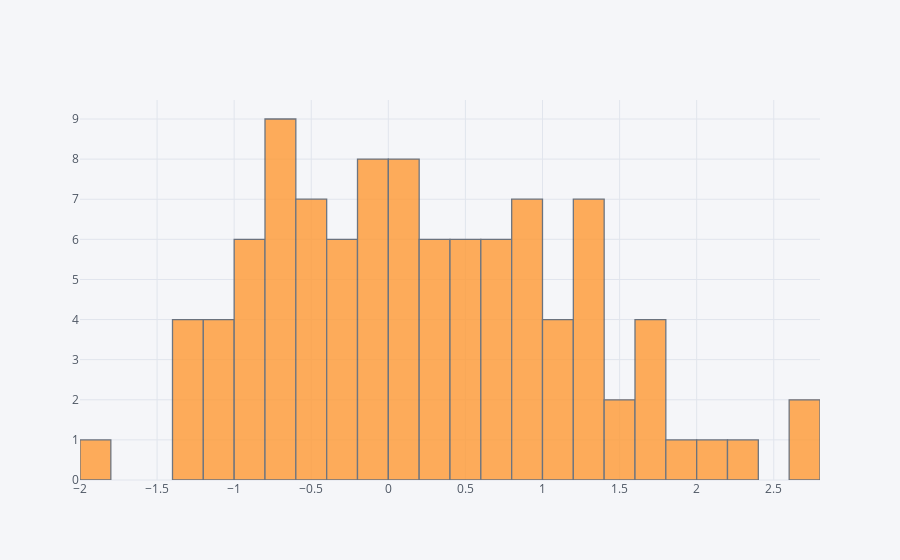

Source (notebook cell):
### Markdown cell above
## histogram

### Code cell
df['A'].iplot(kind='hist',bins=25)

### Figure 1 — Plotly figure (JSON) as saved in the notebook; plotly's stock layout.template omitted (floating-point values rounded to 4 significant figures)
{"data": [{"histfunc": "count", "histnorm": "", "marker": {"color": "rgba(255, 153, 51, 1.0)", "line": {"color": "#4D5663", "width": 1.3}}, "name": "A", "nbinsx": 25, "opacity": 0.8, "orientation": "v", "type": "histogram", "uid": "a0f7a830-3127-4aaf-bdfb-e5fae5c9f878", "x": [-0.2285, 0.8774, -0.06161, 0.07966, 0.734, 0.7754, 1.706, 0.1017, 0.3198, 1.205, -1.248, 0.6697, -0.9073, 0.2614, -0.6387, 2.394, 1.32, 0.9729, 0.5243, -0.4327, -0.04817, 0.7398, 1.516, -0.6373, -0.4569, 1.23, 1.691, -1.001, 0.1258, -0.8315, -0.6607, 2.16, 0.7818, -0.9698, 0.1197, 1.017, 0.3264, 1.72, -1.076, -1.089, -0.5309, 1.931, -0.08443, -0.1153, -0.677, 0.06334, -0.421, 1.292, 1.118, 0.9497, -0.9295, 1.047, -0.5561, 0.8537, -0.4463, -0.008975, 1.171, -0.9037, 0.1462, -1.812, -0.6712, -0.3451, 1.329, -0.6428, -0.136, 1.758, 0.3064, 0.4198, 0.9663, 1.431, -1.338, 2.792, -1.049, -0.2804, -0.4241, -0.3141, 0.4389, 0.2581, -0.3182, -1.32, 0.2908, 1.38, 0.1756, 2.794, -0.742, 1.331, 0.6318, -0.738, 0.9848, 0.4263, 0.1065, -0.6199, -1.335, -0.3618, -0.03037, -0.9275, 0.995, 0.4706, 0.4068, -0.09599]}], "layout": {"barmode": "overlay", "legend": {"bgcolor": "#F5F6F9", "font": {"color": "#4D5663"}}, "paper_bgcolor": "#F5F6F9", "plot_bgcolor": "#F5F6F9", "title": {"font": {"color": "#4D5663"}}, "xaxis": {"gridcolor": "#E1E5ED", "showgrid": true, "tickfont": {"color": "#4D5663"}, "title": {"font": {"color": "#4D5663"}, "text": ""}, "zerolinecolor": "#E1E5ED"}, "yaxis": {"gridcolor": "#E1E5ED", "showgrid": true, "tickfont": {"color": "#4D5663"}, "title": {"font": {"color": "#4D5663"}, "text": ""}, "zerolinecolor": "#E1E5ED"}}}
